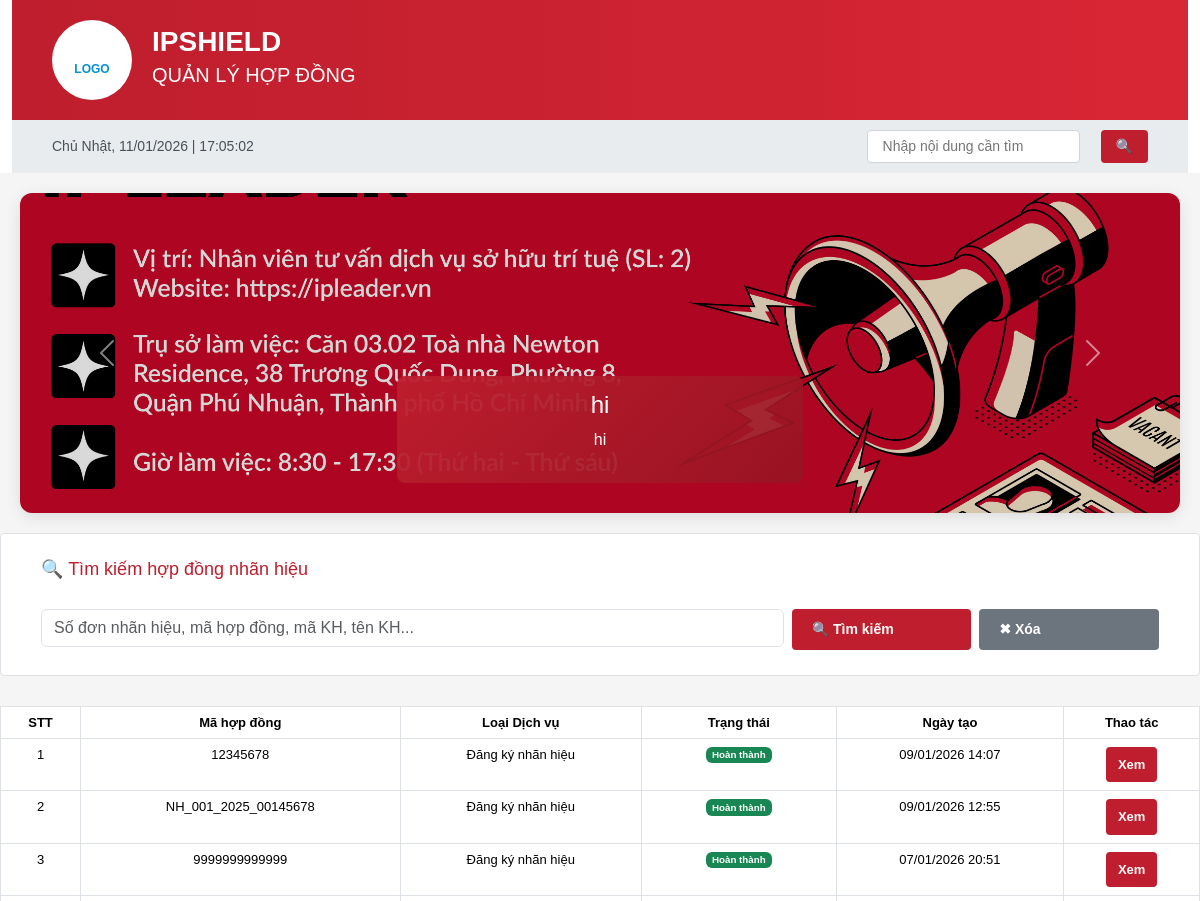
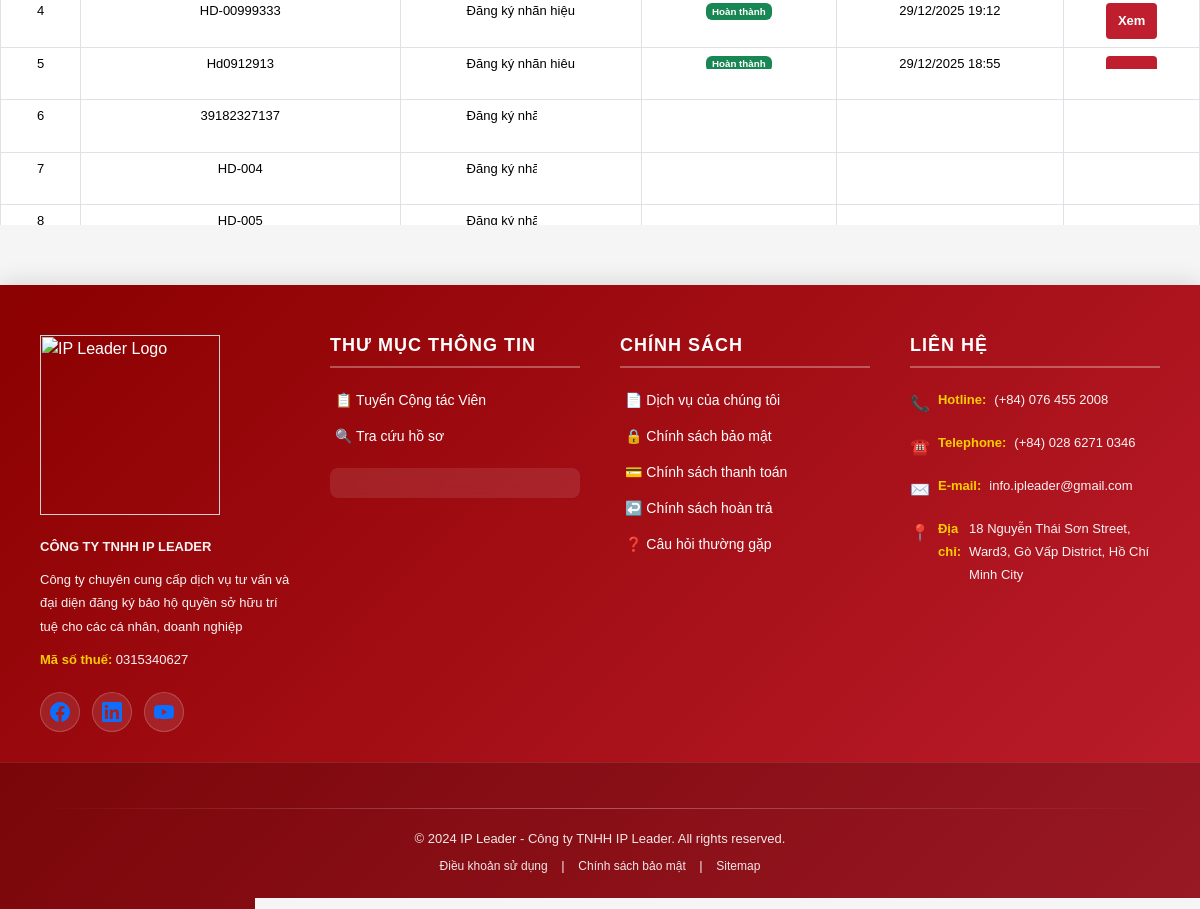
/contracts/search/, run on the app's committed database (2 pictures, top to bottom).
### ipshieldapp/models.py (models this page shows, shortened)
class Slider(models.Model):
    title = models.CharField(max_length=255)
    description = models.CharField(max_length=255, blank=True)
    image = models.ImageField(upload_to='sliders/')
    is_active = models.BooleanField(default=True)

class Contract(models.Model):
    SERVICE_TYPE_CHOICES = (
        ('nhanhieu', 'Đăng ký nhãn hiệu'),
        ('banquyen', 'Bản quyền tác giả'),
        ('dkkd', 'Đăng ký kinh doanh'),
        ('dautu', 'Đăng ký đầu tư'),
        ('khac', 'Dịch vụ khác'),
    )
    CONTRACT_STATUS_CHOICES = (
        ('pending', 'Đang chờ xử lý'),
        ('processing', 'Đang xử lý'),
        ('completed', 'Hoàn thành'),
        ('paused', 'Ngưng'),
    )
    PAYMENT_TYPE_CHOICES = (
        ('full', 'Trả dứt điểm'),
        ('installment', 'Trả nhiều đợt'),
    )
    customer = models.ForeignKey(
        Customer,
        on_delete=models.CASCADE,
        related_name='contracts'
    )
    service_type = models.CharField(
        max_length=50,
        choices=SERVICE_TYPE_CHOICES
    )
    contract_no = models.CharField(max_length=50, unique=True)
    contract_value = models.DecimalField(
        max_digits=15,
        decimal_places=0,
        verbose_name='Giá trị hợp đồng'
    )
    payment_type = models.CharField(
        max_length=20,
        choices=PAYMENT_TYPE_CHOICES,
        verbose_name='Hình thức thanh toán'
    )
    prepaid_amount = models.DecimalField(
        max_digits=15,
        decimal_places=0,
        default=0,
        verbose_name='Số tiền trả trước'
    )
    payment_date = models.DateField(
        blank=True,
        null=True,
        verbose_name='Ngày thanh toán'
    )
    status = models.CharField(
        max_length=20,
        choices=CONTRACT_STATUS_CHOICES,
        default='pending'
    )
    created_at = models.DateTimeField(auto_now_add=True)
    updated_at = models.DateTimeField(default=timezone.now)
    class Meta:
        verbose_name = 'Hợp đồng'
        verbose_name_plural = 'Hợp đồng'
        indexes = [
            models.Index(fields=['contract_no']),
            models.Index(fields=['customer', 'status']),
            models.Index(fields=['created_at']),
        ]

### ipshieldapp/views.py (the view, shortened to what this page needs)
# urls.py: path("contracts/search/", views.contract_search, name="contract_search"),
def contract_search(request):
    q = request.GET.get('q', '').strip()
    contracts = Contract.objects.filter(service_type='nhanhieu').order_by('-created_at')
    trademarks = []  # 🔥 THÊM BIẾN ĐỂ LƯU DANH SÁCH NHÃN HIỆU
    context = {
        'contracts': contracts,
        'trademarks': trademarks,  # 🔥 TRUYỀN DANH SÁCH NHÃN HIỆU VÀO TEMPLATE
        'q': q,
    }
    return render(request, 'contract_search.html', context)

### ipshieldapp/context_processors.py (called while the page is built)
def global_sliders(request):
    return {
        'sliders': Slider.objects.filter(is_active=True)
    }

### templates/contract_search.html (shortened to what this page needs)
{% extends 'base.html' %}
{% block body_block %}
{% load static %}
<form method="get">
    <div class="search-section">
        <h3>🔍 Tìm kiếm hợp đồng nhãn hiệu</h3>
        <div class="row g-2 mt-2">
            <div class="col-12 col-md-6 col-lg-8">
                <input type="text"
                       name="q"
                       value="{{ q }}"
                       class="form-control"
                       placeholder="Số đơn nhãn hiệu, mã hợp đồng, mã KH, tên KH...">
            </div>
            <div class="col-6 col-md-3 col-lg-2">
                <button type="submit" class="btn btn-primary w-100">🔍 Tìm kiếm</button>
            </div>
            <div class="col-6 col-md-3 col-lg-2">
                <a href="{% url 'contract_search' %}" class="btn btn-secondary w-100">✖ Xóa</a>
            </div>
        </div>
    </div>
</form>
{% if trademarks %}
<div class="contracts-card mt-3">
    <div class="table-responsive">
        <table class="contracts-table table table-bordered table-hover">
            <thead>
                <tr>
                    <th>STT</th>
                    <th>Số đơn</th>
                    <th>Tên nhãn hiệu</th>
                    <th>Người nộp đơn</th>
                    <th>Ngày nộp</th>
                    <th>Số hợp đồng</th>
                    <th>Khách hàng</th>
                     <th>Hình ảnh</th>
                    <th>Thao tác</th>
                </tr>
            </thead>
            <tbody>
                {% for trademark in trademarks %}
                <tr>
                    <td>{{ forloop.counter }}</td>
                    <td class="contract-code"><strong>{{ trademark.app_no }}</strong></td>
                    <td>{{ trademark.trademark_name }}</td>
                    <td>{{ trademark.applicant }}</td>
                    <td>{{ trademark.filing_date|date:"d/m/Y" }}</td>
                    <td>{{ trademark.contract.contract_no }}</td>
                    <td>{{ trademark.contract.customer.name }}</td>
                    <td>
                        {% if trademark.trademark_image %}
                            <img src="{{ trademark.trademark_image.url }}"
                                 alt="{{ trademark.trademark_name }}"
                                 class="img-thumbnail trademark-image-thumb"
                                 style="max-width: 80px; max-height: 80px; object-fit: contain; cursor: pointer;"
                                 onclick="showImageModal('{{ trademark.trademark_image.url }}', '{{ trademark.trademark_name|escapejs }}')">
                        {% else %}
                            <span class="text-muted">Không có ảnh</span>
                        {% endif %}
                    </td>
                    <td>
                        <a href="{% url 'trademark_detail' trademark.id %}" class="btn btn-sm btn-info">
                            Xem
                        </a>
                    </td>
                </tr>
                {% endfor %}
            </tbody>
        </table>
    </div>
</div>
{% elif contracts %}
<div class="contracts-card">
    <div class="table-responsive">
        <table class="contracts-table table table-bordered table-hover">
            <thead>
                <tr>
                    <th>STT</th>
                    <th>Mã hợp đồng</th>
                    <th>Loại Dịch vụ</th>
                    <th>Trạng thái</th>
                    <th>Ngày tạo</th>
                    <th>Thao tác</th>
                </tr>
            </thead>
            <tbody>
                {% for contract in contracts %}
                <tr>
                    <td>{{ forloop.counter }}</td>
                    <td class="contract-code">
                        {{ contract.contract_no }}
                    </td>
                    <td>
                        {{ contract.get_service_type_display }}
                    </td>
                    <td>
                        {% if contract.status == 'completed' %}
                            <span class="badge bg-success">
                                {{ contract.get_status_display }}
                            </span>
                        {% elif contract.status == 'processing' %}
                            <span class="badge bg-warning text-dark">
                                {{ contract.get_status_display }}
                            </span>
                        {% else %}
                            <span class="badge bg-secondary">
                                {{ contract.get_status_display }}
                            </span>
                        {% endif %}
                    </td>
                    <td>
                        {{ contract.created_at|date:"d/m/Y H:i" }}
                    </td>
                    <td>
                        <a href="{% url 'contract_detail' id=contract.id %}" class="btn btn-sm btn-info">
                            Xem
                        </a>
                    </td>
                </tr>
                {% endfor %}
            </tbody>
        </table>
    </div>
</div>
{% endif %}
{% endblock %}

### templates/base.html (shortened to what this page needs)
{% load static %}
<head>
    <link href="https://cdn.jsdelivr.net/npm/bootstrap@5.3.8/dist/css/bootstrap.min.css" rel="stylesheet">
    <link href="{% static 'css/base.css' %}" rel="stylesheet">
</head>
    <div class="container">
        <div class="header">
            <div class="header-logo">
                <br>LOGO
            </div>
            <div class="header-title">
                <h1>IPSHIELD</h1>
                <h2>QUẢN LÝ HỢP ĐỒNG</h2>
            </div>
        </div>
                <div class="top-bar">
           <div id="realtime-clock"></div>
            <div class="language-selector d-flex align-items-center gap-3">
                 <input type="text" placeholder="Nhập nội dung cần tìm"
                    style="margin-left: 20px; padding: 5px 15px; border: 1px solid #ced4da; border-radius: 4px;">
                <button class="btn btn-primary" style="padding: 6px 15px; margin-left: 5px;">🔍</button>
            </div>
            </div>
        </div>
<div class="carousel-section" style="margin:20px; box-shadow:0 4px 15px rgba(0,0,0,0.1); border-radius:12px; overflow:hidden;">
    <div id="mainCarousel" class="carousel slide" data-bs-ride="carousel" data-bs-interval="3500">
        <div class="carousel-inner">
            {% for slider in sliders %}
            <div class="carousel-item {% if forloop.first %}active{% endif %}">
                <img src="{{ slider.image.url }}"
                     class="d-block w-100"
                     alt="{{ slider.title }}"
                     style="height:320px; object-fit:cover; filter:brightness(0.85);">
                <div class="carousel-caption d-none d-md-block"
                     style="background:linear-gradient(135deg, rgba(190,30,45,.95), rgba(150,20,35,.9));
                            padding:15px 30px;
                            border-radius:8px;
                            bottom:30px;
                            left:50%;
                            transform:translateX(-50%);
                            max-width:80%;">
                    <h4>{{ slider.title }}</h4>
                    <p>{{ slider.description }}</p>
                </div>
            </div>
            {% endfor %}
        </div>
        <button class="carousel-control-prev" type="button" data-bs-target="#mainCarousel" data-bs-slide="prev">
            <span class="carousel-control-prev-icon"></span>
        </button>
        <button class="carousel-control-next" type="button" data-bs-target="#mainCarousel" data-bs-slide="next">
            <span class="carousel-control-next-icon"></span>
        </button>
    </div>
</div>
 {% block body_block %}
              {% endblock %}
    <footer class="site-footer">
        <div class="footer-content">
            <div class="footer-section">
                <div class="footer-logo">
                    <img src="https://ipleader.vn/wp-content/uploads/2021/01/IPLEADER-LOGO-WHITE-01.png" alt="IP Leader Logo" width="180px">
                </div>
                <p class="company-name">CÔNG TY TNHH IP LEADER</p>
                <p class="company-desc">Công ty chuyên cung cấp dịch vụ tư vấn và đại diện đăng ký bảo hộ quyền sở hữu trí tuệ cho các cá nhân, doanh nghiệp</p>
                <p><strong>Mã số thuế:</strong> 0315340627</p>
                <div class="social-icons">
                    <a href="#" class="social-icon facebook" title="Facebook">
                    </a>
                    <a href="#" class="social-icon linkedin" title="LinkedIn">
                    </a>
                    <a href="#" class="social-icon youtube" title="YouTube">
                    </a>
                </div>
            </div>
            <div class="footer-section">
                <h5>Thư mục thông tin</h5>
                <ul>
                    <li><a href="#">📋 Tuyển Cộng tác Viên</a></li>
                    <li><a href="#">🔍 Tra cứu hồ sơ</a></li>
                </ul>
                <div class="certification-badge">
                </div>
            </div>
            <div class="footer-section">
                <h5>Chính sách</h5>
                <ul>
                    <li><a href="#">📄 Dịch vụ của chúng tôi</a></li>
                    <li><a href="#">🔒 Chính sách bảo mật</a></li>
                    <li><a href="#">💳 Chính sách thanh toán</a></li>
                    <li><a href="#">↩️ Chính sách hoàn trả</a></li>
                    <li><a href="#">❓ Câu hỏi thường gặp</a></li>
                </ul>
            </div>
            <div class="footer-section">
                <h5>Liên hệ</h5>
                <div class="contact-info">
                    <p><span class="contact-icon">📞</span> <strong>Hotline:</strong> (+84) 076 455 2008</p>
                    <p><span class="contact-icon">☎️</span> <strong>Telephone:</strong>(+84) 028 6271 0346</p>
                    <p><span class="contact-icon">✉️</span> <strong>E-mail:</strong> info.ipleader@gmail.com</p>
                    <p><span class="contact-icon">📍</span> <strong>Địa chỉ:</strong>18 Nguyễn Thái Sơn Street, Ward3, Gò Vấp District, Hồ Chí Minh City</p>
                </div>
            </div>
        </div>
        <div class="footer-bottom">
            <div class="footer-divider"></div>
            <p>© 2024 IP Leader - Công ty TNHH IP Leader. All rights reserved.</p>
            <p class="footer-links">
                <a href="#">Điều khoản sử dụng</a> |
                <a href="#">Chính sách bảo mật</a> |
                <a href="#">Sitemap</a>
            </p>
        </div>
    </footer>

### templates/contract_search.html (style rules this page uses)
.table-responsive { max-height: 420px; overflow-y: auto; }

### data on the page
Slider: image (picture), title "hi", description "hi"
Contract: contract_no "12345678", service_type "Đăng ký nhãn hiệu", status "Hoàn thành", created_at "09/01/2026 14:07"
Contract: contract_no "NH_001_2025_00145678", service_type "Đăng ký nhãn hiệu", status "Hoàn thành", created_at "09/01/2026 12:55"
Contract: contract_no "9999999999999", service_type "Đăng ký nhãn hiệu", status "Hoàn thành", created_at "07/01/2026 20:51"
Contract: contract_no "HD-00999333", service_type "Đăng ký nhãn hiệu", status "Hoàn thành", created_at "29/12/2025 19:12"
Contract: contract_no "Hd0912913", service_type "Đăng ký nhãn hiệu", status "Hoàn thành", created_at "29/12/2025 18:55"
Contract: contract_no "39182327137", service_type "Đăng ký nhãn hiệu"
Contract: contract_no "HD-004", service_type "Đăng ký nhãn hiệu"
Contract: contract_no "HD-005", service_type "Đăng ký nhãn hiệu"
